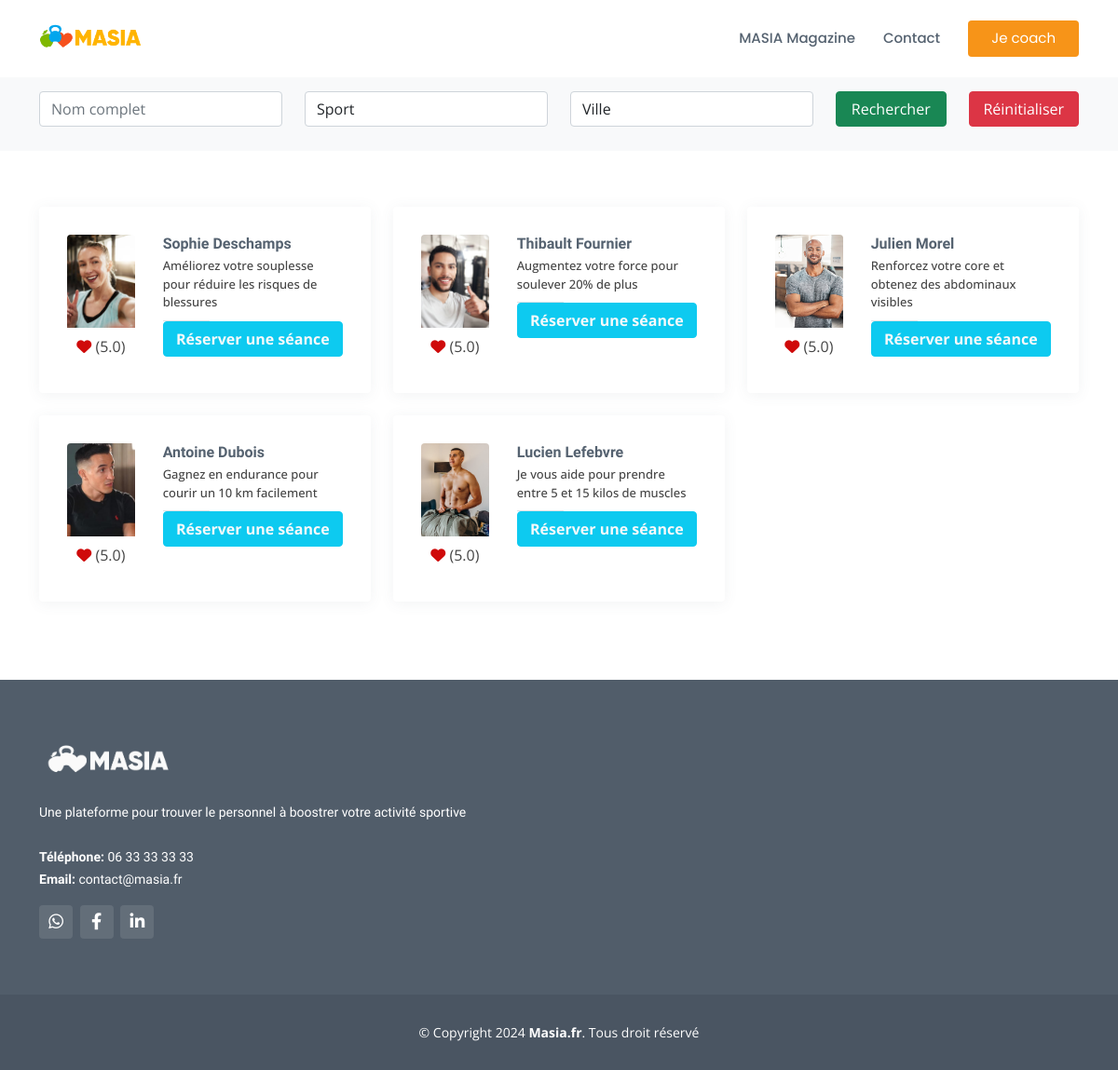
The page / on the database its author committed.
### masia/models.py (models this page shows, shortened)
class Entrepreneur(models.Model):
    user = models.ForeignKey(User, on_delete=models.CASCADE)
    tagline = models.CharField("Titre", max_length=75, null=True, blank=True)
    avg_rating = models.DecimalField(max_digits=2, decimal_places=1, default=5.0)
    photo = models.FileField(
        upload_to="entrepreneurs/photos", default="entrepreneurs/photos/avatar.png"
    )
    phone = models.CharField(max_length=15, blank=True, null=True, unique=True)
    wphone = models.CharField(max_length=15, blank=True, null=True)
    address = models.TextField(blank=True, null=True)
    waddress = models.TextField(blank=True, null=True)
    logo = models.FileField(
        upload_to="entrepreneurs/logos",
        default="entrepreneurs/logos/avatar.png",
        null=True,
        blank=True,
    )
    stamp = models.FileField(
        upload_to="entrepreneurs/stamps",
        null=True,
        blank=True,
    )
    verified = models.BooleanField(default=False)
    rfq = models.IntegerField(default=0)
    views = models.IntegerField(default=0)
    projects = models.IntegerField(default=0)
    posted = models.DateTimeField(auto_now_add=True)
    updated = models.DateTimeField(auto_now=True)
    class Meta:
        verbose_name = "Entrepreneur"
        verbose_name_plural = "Entrepreneurs"

### masia/views.py (the view)
# urls.py: path("", views.index, name="pages_index"),
def index(request):
    entrepreneurs = Entrepreneur.objects.filter().order_by("-pk")
    skills = ["Tenis", "Football"]
    page_num = request.GET.get("page", 1)
    p = Paginator(entrepreneurs, 12)
    entrepreneurs = p.get_page(page_num)
    context = {
        "entrepreneurs": entrepreneurs,
        "skills": skills,
        "cities": ["Temara", "Salé"],
        "page_title": "Trouver un coach",
        "page_id": 5,
    }
    return render(request, "masia/index.html", context)

### masia/templates/masia/index.html (shortened to what this page needs)
{% extends 'masia/base.html' %}
{% load static %}
{% block content %}
  <main id="main">
    <section id="breadcrumbs" class="breadcrumbs">
      <div class="container">
        <form method="GET" action="/s">
          <div class="row">
            <div class="col-xl-3 col-lg-3 my-lg-0 col-md-6 my-md-3 col-sm-12 mb-sm-2 mt-sm-3 col-12 mb-2 mt-3">
              <input class="form-control" name="name_kw" id="search_name" placeholder="Nom complet"/>
            </div>
            <div class="col-xl-3 col-lg-3 my-lg-0 col-md-6 my-md-3 col-sm-12 mb-sm-2 col-12 mb-2">
              <select class="form-control" name="skill_kw" id="search_activity">
                  <option value="" disabled selected>Sport</option>
              </select>
            </div>
            <div class="col-xl-3 col-lg-2 col-md-6 col-sm-12 mb-sm-2 col-12 mb-2">
              <select class="form-control" name="city_kw" id="search_city" placeholder="test" >
                <option value="" disabled selected>Ville</option>
              </select>
            </div>
            <div class="col-xl-3 col-lg-4 col-md-6 col-sm-12 col-12">
              <div class="row">
                <div class="col-6">
                  <button class="btn btn-success" style="width:100%;" type="submit">Rechercher</button>
                </div>
                <div class="col-6">
                  <button class="btn btn-danger" style="width:100%;" href="/">Réinitialiser</button>
                </div>
              </div>
            </div>
          </div>
        </form>
      </div>
    </section>
<section id="team" class="team ">
  <div class="container">
    <div class="row">
      {% if entrepreneurs %}
      {% for e in entrepreneurs %}
      <div class="col-xl-4 col-lg-6 col-md-6 mx-md-0 col-sm-10 mx-sm-auto col-12 mb-4">
        <div class="member d-flex align-items-start">
          <div class="pic">
            <img src="{{ e.photo.url }}" style="object-fit: cover !important" class="img-fluid" alt="">
            <div class="text-center p-2">
              <i class="fa fa-heart" style="color:#CF0A0A;"></i> {% if e.avg_rating %}({{ e.avg_rating }}){% else %}Aucun avis{% endif %}
            </div>
          </div>
          <div class="member-info w-100">
            <h4>{{ e.user.first_name }} {{ e.user.last_name }}</h4>
            <span>{% if e.tagline %}{{ e.tagline }}{% else %} Coach Sportif {% endif %}</span>
            <a href="{% url 'coach' e.id %}" class=" btn btn-info text-light" style="width:100%;"><b>Réserver une séance</b></a>
          </div>
        </div>
      </div>
      {% endfor %}
      {% else %}
      Aucun auto-entrepreneur trouvé. Veuillez raffiner votre recherche
      {% endif %}
    </div>
  </div>
</section>
  </main>
      {% endblock content %}

### masia/static/masia/assets/css/style.css (style rules this page uses)
body { font-family: "Open Sans", sans-serif; color: #444444; }
a { text-decoration: none; color: #f79418; }
h1, h2, h3, h4, h5, h6 { font-family: "Raleway", sans-serif; }
section { padding: 60px 0; overflow: hidden; }
.breadcrumbs { padding: 18px 0; background: #f8f9fa; min-height: 40px; margin-top: 80px; }
.team .member { position: relative; box-shadow: 0px 2px 15px rgba(85, 98, 112, 0.08); padding: 30px; border-radius: 4px; background: white; }
.team .member .pic { overflow: hidden; border-radius: 4px; }
.team .member .pic img { transition: ease-in-out 0.3s; width: 100px; height: 100px; }
.team .member .member-info { padding-left: 30px; }
.team .member h4 { font-weight: 700; margin-bottom: 5px; font-size: 16px; color: #556270; }
.team .member span { display: block; font-size: 13px; padding-bottom: 10px; position: relative; font-weight: 500; }
.team .member span::after { content: ""; position: absolute; display: block; width: 50px; height: 1px; background: #dee2e6; bottom: 0; left: 0; }

### rows shown on the page
Entrepreneur: photo (picture), avg_rating "5.0", user.first_name "Sophie", user.last_name "Deschamps", tagline "Améliorez votre souplesse pour réduire les risques de blessures"
Entrepreneur: photo (picture), avg_rating "5.0", user.first_name "Thibault", user.last_name "Fournier", tagline "Augmentez votre force pour soulever 20% de plus"
Entrepreneur: photo (picture), avg_rating "5.0", user.first_name "Julien", user.last_name "Morel", tagline "Renforcez votre core et obtenez des abdominaux visibles"
Entrepreneur: photo (placeholder picture), avg_rating "5.0", user.first_name "Antoine", user.last_name "Dubois", tagline "Gagnez en endurance pour courir un 10 km facilement"
Entrepreneur: photo (picture), avg_rating "5.0", user.first_name "Lucien", user.last_name "Lefebvre", tagline "Je vous aide pour prendre entre 5 et 15 kilos de muscles"
